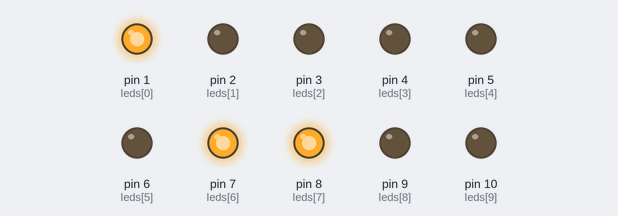
Recording of a sketch running on a simulated Arduino Uno, built with avr-gcc and run on an emulated ATmega328P. Parts: output pins drawn as LEDs (lit = HIGH). Random numbers use the default seed unless the sketch sets one.

Above: at 0.1 s.
At 4.75 s:
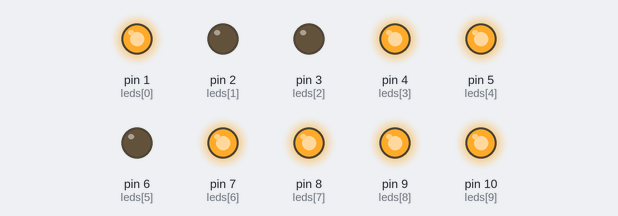
At 9.75 s:
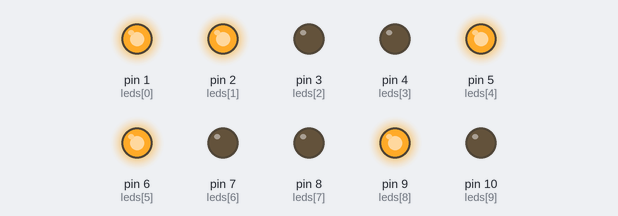
At 19.6 s:
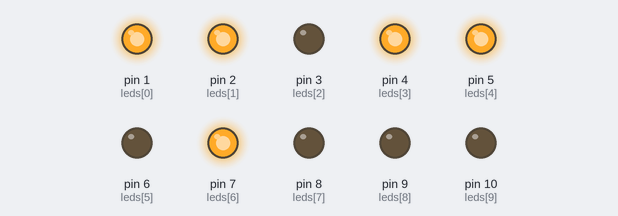
At 29.75 s:
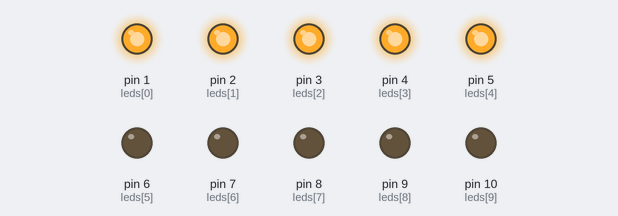
At 39.75 s:
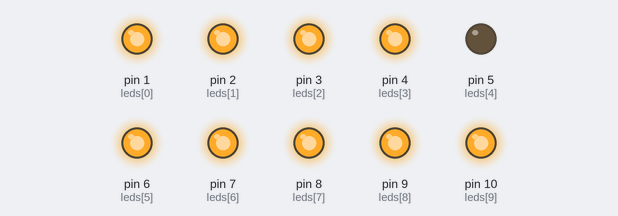
Timing chart, 0 to 40.0 s (numbered marks = the images above):
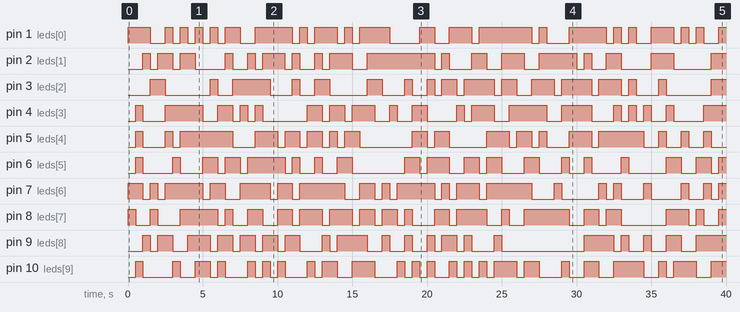

The sketch:

De2_1.ino
```cpp
int leds[] = { 1, 2, 3, 4, 5, 6, 7, 8, 9, 10 };
unsigned long preTime = 0;

void setup() {

  for (int i = 0; i < 10; i++) {

    pinMode(leds[i], OUTPUT);

  }
}

void loop() {

  unsigned long crrTime = millis();


  if (preTime == 0 || crrTime - preTime >= 500) {

    preTime = crrTime;

    for (int i = 0; i < 10; i++) {

      int randomNumber = random(1, 100);

      if (randomNumber % 2 != 0) {

        digitalWrite(leds[i], HIGH);

      } else {

        digitalWrite(leds[i], LOW);

      }
    }
  }
}
```

Measured:
- by itself, pin 1 (leds[0]): LOW → HIGH at 0.00 s, → LOW 1.5 s later, → HIGH 1.0 s later, → LOW 0.50 s later, … (43 changes in this stretch)
- by itself, pin 2 (leds[1]): LOW → HIGH at 1.0 s, → LOW 0.50 s later, → HIGH 0.50 s later, → LOW 1.0 s later, … (35 changes in this stretch)
- by itself, pin 3 (leds[2]): LOW → HIGH at 1.5 s, → LOW 1.0 s later, → HIGH 3.0 s later, → LOW 0.50 s later, … (33 changes in this stretch)
- by itself, pin 4 (leds[3]): LOW → HIGH at 0.50 s, → LOW 0.50 s later, → HIGH 1.5 s later, → LOW 2.5 s later, … (37 changes in this stretch)
- by itself, pin 5 (leds[4]): LOW → HIGH at 0.50 s, → LOW 0.50 s later, → HIGH 1.5 s later, → LOW 0.50 s later, … (36 changes in this stretch)
- by itself, pin 6 (leds[5]): LOW → HIGH at 0.50 s, → LOW 0.50 s later, → HIGH 2.0 s later, → LOW 0.50 s later, … (37 changes in this stretch)
- by itself, pin 7 (leds[6]): LOW → HIGH at 0.00 s, → LOW 1.0 s later, → HIGH 0.50 s later, → LOW 0.50 s later, … (39 changes in this stretch)
- by itself, pin 8 (leds[7]): LOW → HIGH at 0.00 s, → LOW 0.50 s later, → HIGH 1.0 s later, → LOW 0.50 s later, … (39 changes in this stretch)
